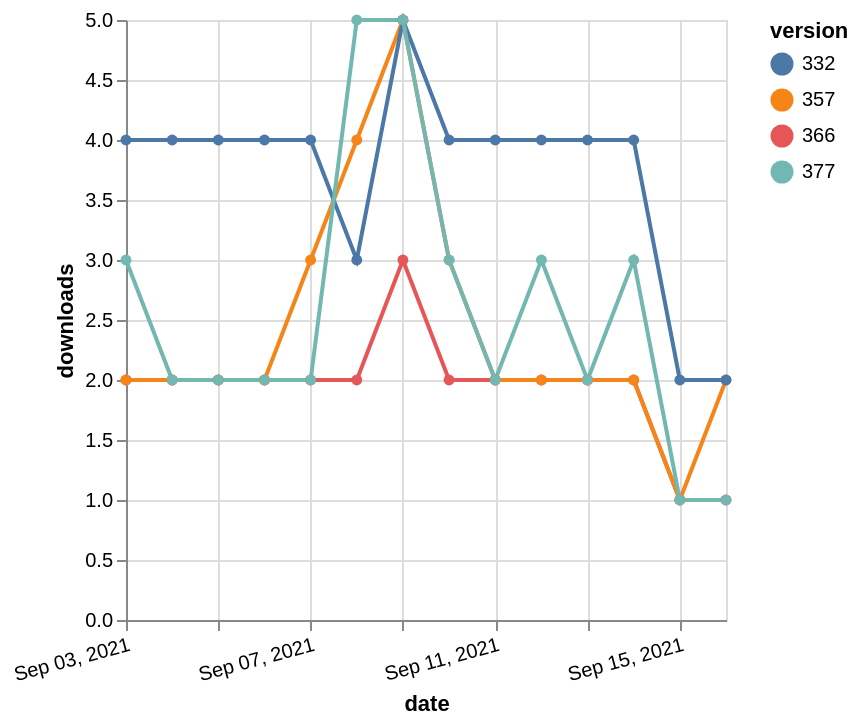

The specification (Vega-Lite) saved for this image:
### Vega-Lite specification from a JSON file in a GitHub repository (floating-point values rounded to 4 significant figures)
{"$schema": "https://vega.github.io/schema/vega-lite/v5.json", "description": "A simple bar chart with embedded data.", "data": {"values": [{"date": "2021-09-03", "total": 2286, "delta": 2, "version": "366"}, {"date": "2021-09-04", "total": 2288, "delta": 2, "version": "366"}, {"date": "2021-09-05", "total": 2290, "delta": 2, "version": "366"}, {"date": "2021-09-06", "total": 2292, "delta": 2, "version": "366"}, {"date": "2021-09-07", "total": 2294, "delta": 2, "version": "366"}, {"date": "2021-09-08", "total": 2296, "delta": 2, "version": "366"}, {"date": "2021-09-09", "total": 2299, "delta": 3, "version": "366"}, {"date": "2021-09-10", "total": 2301, "delta": 2, "version": "366"}, {"date": "2021-09-11", "total": 2303, "delta": 2, "version": "366"}, {"date": "2021-09-12", "total": 2305, "delta": 2, "version": "366"}, {"date": "2021-09-13", "total": 2307, "delta": 2, "version": "366"}, {"date": "2021-09-14", "total": 2309, "delta": 2, "version": "366"}, {"date": "2021-09-15", "total": 2310, "delta": 1, "version": "366"}, {"date": "2021-09-16", "total": 2311, "delta": 1, "version": "366"}, {"date": "2021-09-03", "total": 2883, "delta": 2, "version": "357"}, {"date": "2021-09-04", "total": 2885, "delta": 2, "version": "357"}, {"date": "2021-09-05", "total": 2887, "delta": 2, "version": "357"}, {"date": "2021-09-06", "total": 2889, "delta": 2, "version": "357"}, {"date": "2021-09-07", "total": 2892, "delta": 3, "version": "357"}, {"date": "2021-09-08", "total": 2896, "delta": 4, "version": "357"}, {"date": "2021-09-09", "total": 2901, "delta": 5, "version": "357"}, {"date": "2021-09-10", "total": 2904, "delta": 3, "version": "357"}, {"date": "2021-09-11", "total": 2906, "delta": 2, "version": "357"}, {"date": "2021-09-12", "total": 2908, "delta": 2, "version": "357"}, {"date": "2021-09-13", "total": 2910, "delta": 2, "version": "357"}, {"date": "2021-09-14", "total": 2912, "delta": 2, "version": "357"}, {"date": "2021-09-15", "total": 2913, "delta": 1, "version": "357"}, {"date": "2021-09-16", "total": 2915, "delta": 2, "version": "357"}, {"date": "2021-09-03", "total": 4903, "delta": 4, "version": "332"}, {"date": "2021-09-04", "total": 4907, "delta": 4, "version": "332"}, {"date": "2021-09-05", "total": 4911, "delta": 4, "version": "332"}, {"date": "2021-09-06", "total": 4915, "delta": 4, "version": "332"}, {"date": "2021-09-07", "total": 4919, "delta": 4, "version": "332"}, {"date": "2021-09-08", "total": 4922, "delta": 3, "version": "332"}, {"date": "2021-09-09", "total": 4927, "delta": 5, "version": "332"}, {"date": "2021-09-10", "total": 4931, "delta": 4, "version": "332"}, {"date": "2021-09-11", "total": 4935, "delta": 4, "version": "332"}, {"date": "2021-09-12", "total": 4939, "delta": 4, "version": "332"}, {"date": "2021-09-13", "total": 4943, "delta": 4, "version": "332"}, {"date": "2021-09-14", "total": 4947, "delta": 4, "version": "332"}, {"date": "2021-09-15", "total": 4949, "delta": 2, "version": "332"}, {"date": "2021-09-16", "total": 4951, "delta": 2, "version": "332"}, {"date": "2021-09-03", "total": 2103, "delta": 3, "version": "377"}, {"date": "2021-09-04", "total": 2105, "delta": 2, "version": "377"}, {"date": "2021-09-05", "total": 2107, "delta": 2, "version": "377"}, {"date": "2021-09-06", "total": 2109, "delta": 2, "version": "377"}, {"date": "2021-09-07", "total": 2111, "delta": 2, "version": "377"}, {"date": "2021-09-08", "total": 2116, "delta": 5, "version": "377"}, {"date": "2021-09-09", "total": 2121, "delta": 5, "version": "377"}, {"date": "2021-09-10", "total": 2124, "delta": 3, "version": "377"}, {"date": "2021-09-11", "total": 2126, "delta": 2, "version": "377"}, {"date": "2021-09-12", "total": 2129, "delta": 3, "version": "377"}, {"date": "2021-09-13", "total": 2131, "delta": 2, "version": "377"}, {"date": "2021-09-14", "total": 2134, "delta": 3, "version": "377"}, {"date": "2021-09-15", "total": 2135, "delta": 1, "version": "377"}, {"date": "2021-09-16", "total": 2136, "delta": 1, "version": "377"}]}, "width": "container", "mark": {"type": "line", "point": {"filled": true}}, "encoding": {"x": {"field": "date", "type": "temporal", "timeUnit": "yearmonthdate", "title": "date", "axis": {"labelAngle": -15}}, "y": {"field": "delta", "type": "quantitative", "title": "downloads"}, "color": {"field": "version", "type": "nominal"}, "tooltip": {"field": "delta"}}}
